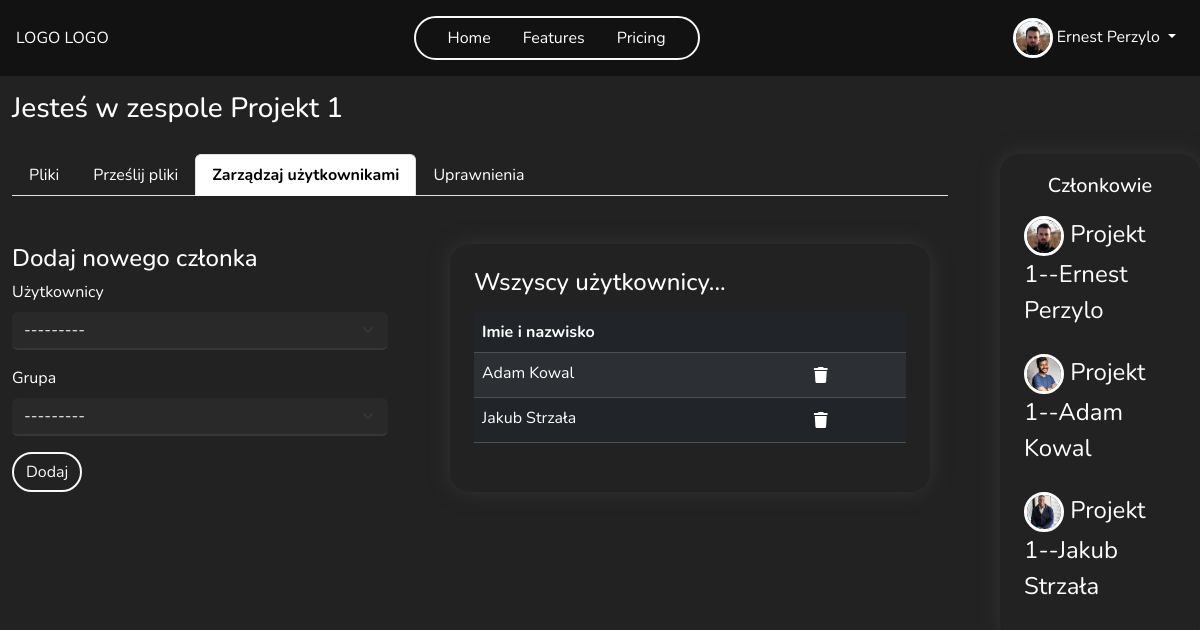
Page /team/2/members (signed in) on the committed database.
### main/models.py (models this page shows, shortened)
class Profile(models.Model):
    user = models.OneToOneField(User, on_delete=models.CASCADE)
    image = models.ImageField(default='default.jpg', upload_to=UniqueFileName('profile_pics'))
    bio = models.TextField(max_length=500, blank=True, null=True)
    country = CountryField(default = 'PL')
    age = models.PositiveSmallIntegerField(blank=True, null=True)
    phone_number = models.CharField(max_length=20, blank=True, null=True)
    website = models.CharField(max_length=255, blank=True, null=True)

class Team(models.Model):
    name = models.CharField(max_length=255)
    founder = models.ForeignKey(User, on_delete=models.CASCADE, related_name='team_founder')
    members = models.ManyToManyField(User, through='TeamMembership', related_name='team_member', blank=True)
    key = models.OneToOneField(Key, on_delete=models.SET_NULL, null=True, blank=True, related_name='team_key', unique=True)
    def __str__(self):
        return self.name
    def get_members(self):
        return TeamMembership.objects.filter(team=self)
    class Meta:
        permissions = [
            ("add_new_member", "Can add new team memeber"),
            ("delete_member", "Can delete team memeber"),
            ("manage_perms", "Can manage all permission in team")
        ]

class TeamMembership(models.Model):
    user = models.ForeignKey(User, on_delete=models.CASCADE)
    team = models.ForeignKey(Team, on_delete=models.CASCADE)
    groups = models.ManyToManyField(Group)
    def __str__(self):
        return f'{self.team}--{self.user.get_full_name()}'

### main/views.py (the view)
# urls.py: path('team/<int:id>/members', views.team_add_member, name='team_members'),
@login_required
def team_add_member(request, id):
    team, members = get_team_and_members(id)
    if request.user.is_authenticated:
        user = request.user
    if request.method == 'POST':
        form = AddNewMember(request.POST or None, team=team)
        if form.is_valid():
            member = form.cleaned_data['members']
            group = form.cleaned_data['groups']
            team_membership = TeamMembership.objects.create(user = member, team=team)
            team_membership.groups.add(group)
            return redirect('team_members', id=team.id)
    else:
        form = AddNewMember(team=team)
        form.team = team
    context = {'team':team, 'form':form, 'members': members, 'user':user}
    return render(request, 'teams/team_members.html', context=context)

### main/forms.py
class AddNewMember(forms.Form):
    members = forms.ModelChoiceField(queryset=User.objects.all())
    groups = forms.ModelChoiceField(queryset=Group.objects.all())
    def __init__(self, *args, **kwargs):
        team = kwargs.pop('team', None)
        super().__init__(*args, **kwargs)
        self.fields['members'].label = 'Użytkownicy'
        self.fields['groups'].label = 'Grupa'
        if team:
            existing_members = team.members.all()
            users_not_in_team = User.objects.filter(is_superuser=False).exclude(id__in=[user.id for user in existing_members])
            self.fields['members'].queryset = users_not_in_team
            if not users_not_in_team:
                self.fields['members'].choices = [('', ('Brak użytkowników do dodania'))]
        self.fields['members'].label_from_instance = lambda obj: f"{obj.get_full_name()}"

### main/views.py (called while the page is built)
def get_team_and_members(id):
    team = get_object_or_404(Team, pk=id)
    members = team.get_members()
    return team, members

### main/templates/teams/team_members.html (shortened to what this page needs)
{% extends "teams/team_detail.html" %}
{% load crispy_forms_tags %}
{% block navbar %}
    {% include 'main/navbar.html' %}
{% endblock navbar %}
{% block team-content %}
<div class="row mt-5">
    <div class="col-5">
        <h4>Dodaj nowego członka</h4>
        <form method="POST">
            {{form|crispy}}
            <button type="submit" class="btn btn-outline-light border-2 rounded-pill">Dodaj</button>
        </form>
    </div>
    <div class="col-6 p-4 my-shadow">
        <h4 class="mb-3">Wszyscy użytkownicy...</h4>
        <table class="table table-striped table-dark">
            <thead>
              <tr>
                <th scope="col">Imie i nazwisko</th>
                <th scope="col"></th>
              </tr>
            </thead>
            <tbody>
                {% for member in team.members.all %}
                  {% if member != team.founder %}
                  <tr>
                    <td>
                        {% if member.get_full_name %}
                            {{ member.get_full_name }}
                        {% else %}
                            {{ member.username }}
                        {% endif %}
                    </td>
                    <td>
                        <a class="delete-confirm" data-bs-toggle="modal" data-bs-target="#confirmDeleteModal"
                        data-desc=" Usunąć użytkownika {{member.get_full_name}}?"
                        data-url="{% url 'remove_member' team.id member.id %}" ><i class="fa-solid fa-trash trash-icon"></i></a>
                    </td>
                  </tr>
                  {% endif %}
                {% endfor %}
            </tbody>
          </table>
    </div>
</div>
{% endblock %}

### main/templates/teams/team_detail.html (shortened to what this page needs)
{% extends "main/base.html" %}
{% load crispy_forms_tags %}
{% block content %}
<div class="container-fluid team-container ">
  <h3 class="mt-3">Jesteś w zespole {{team.name}}</h3>
    <div class="row ">
        <div class="col-10 team-col">
            <ul class="nav nav-tabs">
                <li class="nav-item">
                  <a class="nav-link" aria-current="page" href="{% url 'team_files' team.id %}">Pliki</a>
                </li>
                <li class="nav-item">
                  <a class="nav-link" href="{% url 'team_add_file' team.id %}">Prześlij pliki</a>
                </li>
                {% if user == team.founder %}
                  <li class="nav-item">
                    <a class="nav-link" href="{% url 'team_members' team.id %}">Zarządzaj użytkownikami</a>
                  </li>
                  <li class="nav-item">
                    <a class="nav-link" href="{% url 'team_permission' team.id %}">Uprawnienia</a>
                  </li>
                {% endif %}
              </ul>
            <div class="team-content">
              {% block team-content %}
              {% endblock team-content %}
            </div>
        </div>
        <div class="col-2 members-col" >
            <h5 class="text-center ">Członkowie</h5>
          {% for member in members %}
            <div class="row d-flex align-items-center ">
                <div class="member-name d-flex justify-content-between ">
                    <div>
                      <img src="{{ member.user.profile.image.url }}" class="rounded-circle img-profile">
                      {{member}}
                    </div>
                </div>
            </div>
          {% endfor %}
        </div>
    </div>
</div>
{% endblock content %}

### main/templates/main/navbar.html (shortened to what this page needs)
<nav class="navbar navbar-expand-lg my-nav text-light justify-content-center position-relative p-3 z-3">
  <div class="d-flex justify-content-between w-100 align-items-center">
    <a class=" nav-link" href="/">LOGO LOGO</a>
    <ul class="navbar-nav mb-2 mb-lg-0 justify-content-center border border-2 border-light rounded-pill px-4 gap-3 ">
      <li class="nav-item">
        <a class="nav-link active" aria-current="page" href="{% url 'home' %}">Home</a>
      </li>
      <li class="nav-item">
        <a class="nav-link" href="#">Features</a>
      </li>
      <li class="nav-item">
        <a class="nav-link" href="#">Pricing</a>
      </li>
    </ul>
    <div class="navbar-nav ">
      {% if user.is_authenticated %}
          <div class="nav-item dropdown ml-auto">
            <a class="nav-link dropdown-toggle" href="#" role="button" data-bs-toggle="dropdown" aria-expanded="true">
              <img src="{{ user.profile.image.url }}" class="rounded-circle img-profile">
              {{ user.get_full_name }}
            </a>
          </div>
      {% else %}
      <a
        class="nav-link border border-2 border-light rounded-pill d-flex justify-content-center align-items-center gap-3 position-relative login-icon"
        href="{% url 'my-login' %}">Login<i class="fa-solid fa-user border border-2 border-light rounded-circle position-absolute"></i></a>
      {% endif %}
    </div>
  </div>
</nav>

### static/style/new.css (style rules this page uses)
* { padding: 0; margin: 0; box-sizing: border-box; font-family: 'Nunito', sans-serif; }
.bg { background-color: #121212 !important; color: white; }
.navbar { height: 76px !important; }
.nav-link { color: white !important; }
.img-profile { width: 40px ; height: 40px; object-fit: cover; border: 3px solid white; }

### static/style/profile.css (style rules this page uses)
.btn { cursor: pointer; }
.text-light { color: #babbbc !important; }

### static/style/team.css (style rules this page uses)
.team-container { height: calc(100vh - 76px); background-color: #222222; }
.team-col { border-radius: 20px; width: 80% !important; margin-right: 40px; padding: 20px; }
.nav-tabs .nav-link.active { color: black !important; font-weight: 700 !important; }
.members-col { box-shadow: 0 0 20px rgb(52, 52, 52) !important; max-height: 780px !important; border-radius: 20px; padding: 20px; overflow:auto; margin-top: 20px !important; max-height: 670px !important; overflow-y: auto ; }
.members-col .row { margin: 10px 10px 10px 0; }
.member-name { font-size: 24px; width: auto; padding: 8px; position: relative; }
form input, form select { background-color:#292929 !important; border: none !important; color: white !important; border-bottom: solid 2px #373737!important; }
.my-shadow { box-shadow: 0 0 20px rgb(52, 52, 52) !important; border-radius: 20px; margin-left: 50px; }
.trash-icon { color: white !important; padding: 6px; cursor: pointer; }

### rows in the picture
Team: name "Projekt 1"
TeamMembership: user.profile.image (picture), team+user "Projekt 1--Ernest Perzylo"
TeamMembership: user.profile.image (picture), team+user "Projekt 1--Adam Kowal"
TeamMembership: user.profile.image (picture), team+user "Projekt 1--Jakub Strzała"

### other values in the picture
{{ user.get_full_name }} "Ernest Perzylo"
{{ member.get_full_name }} "Adam Kowal"
{{ member.get_full_name }} "Jakub Strzała"
